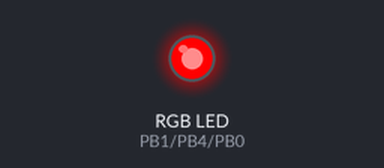
A sketch run on a simulated ATtiny85, built with avr-gcc and run on an emulated ATtiny85. Parts: an RGB LED mixed from three pins (HIGH = lit). Dim RGB values are drawn brighter than linear.

Above: at 0.1 s.
At 5.65 s:
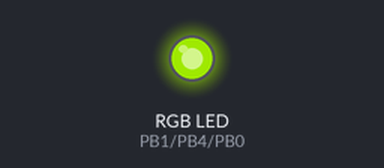
At 10.33 s:
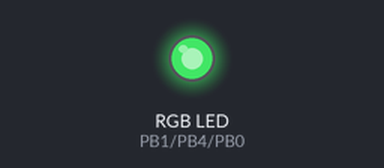
At 14.8 s:
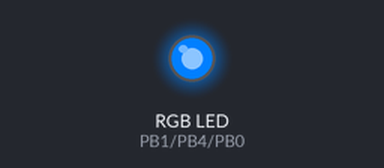
At 19.0 s:
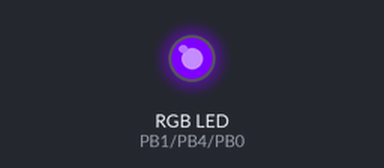
At 33.8 s:
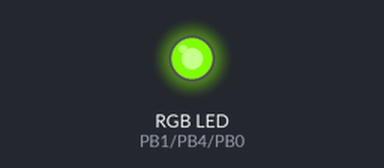
Timing chart, 0 to 40.0 s (numbered marks = the images above):
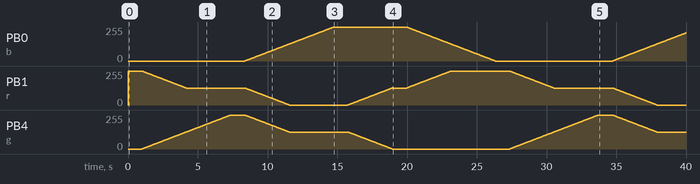

The sketch:

attiny85rgbv2.ino
```cpp
#define  r 1
#define  g 4
#define  b 0
//This version 2 provides smooth transisions between colors
//for use with a common anode RGB LED
int cnt=255;
void setup() {
  // put your setup code here, to run once:
pinMode(r,OUTPUT);
pinMode(g,OUTPUT);
pinMode(b,OUTPUT);
analogWrite(r,255);
analogWrite(g,255);
analogWrite(b,255);
}

void loop() {
  // put your main code here, to run repeatedly:

analogWrite(r,255-0);
analogWrite(g,255-255);
analogWrite(b,255-255);
delay(1000);
//first transision
cnt=255;
while(cnt >0)
{
cnt--;
if(cnt > 126){

analogWrite(r,255-(255-cnt));

}
analogWrite(g,255-cnt);
delay(25);
}
analogWrite(r,255-128);
analogWrite(g,255-0);
analogWrite(b,255-255);
delay(1000);

//second tranision
cnt =0;
while(cnt < 128){
cnt++;
analogWrite(r,255-(127+cnt));
analogWrite(g,255-cnt);
analogWrite(b,255-(255-cnt));
delay(25);


}
while (cnt < 255){
cnt++;
analogWrite(b,255-(255-cnt));
delay(25);
}
analogWrite(r,255-255);
analogWrite(g,255-128);
analogWrite(b,255-0);
delay(1000);
//third tranision
cnt=0;
while(cnt <128){
cnt++;
analogWrite(r,255-(255-cnt));
analogWrite(g,255-(127+cnt));
delay(25);

}
analogWrite(r,255-128);
analogWrite(g,255-255);
analogWrite(b,255-0);
delay(1000);
//fourth transision
cnt=0;
while(cnt<128){
cnt++;
analogWrite(r,255-(128-cnt));
analogWrite(b,255-cnt);
delay(25);
}
while (cnt < 255){
cnt++;
analogWrite(b,255-cnt);
delay(25);

}
}
```
